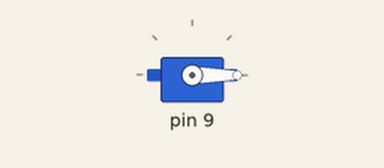
Bench run of a sketch on a simulated Arduino Uno, built with avr-gcc and run on an emulated ATmega328P. Parts: servo. Servo pulses on a pin are drawn as a servo (544–2400 µs = 0–180°).

Above: at 0.1 s.
At 1.3 s:
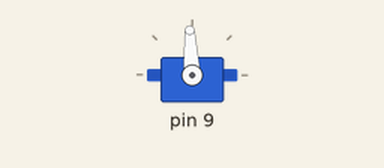
At 2.5 s:
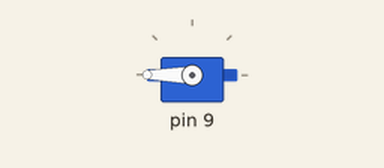
At 6.2 s:
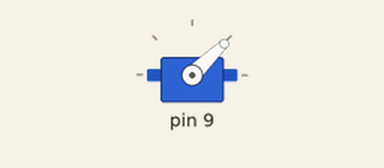
Timing chart, 0 to 7.7 s (numbered marks = the images above):
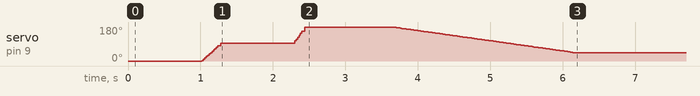

The sketch:

servoCtrl.ino
```cpp
extern "C" {
    #include <avr/io.h>
}

#include <Arduino.h>

const uint16_t SERVO_MIN_US = 500;
const uint16_t SERVO_MAX_US = 2500;
const uint16_t SERVO_MAX_ANGLE = 180;

volatile int current_angle = 0;

void servo_init() {
    DDRB |= (1 << PB1);

    TCCR1A = (1 << COM1A1) | (1 << WGM11);
    TCCR1B = (1 << WGM13)  | (1 << WGM12) | (1 << CS11);
    ICR1 = 40000;
}

void servo_write_pulse(int angle) {

    if (angle < 0) angle = 0;
    if (angle > SERVO_MAX_ANGLE) angle = SERVO_MAX_ANGLE;

    uint32_t range_us = SERVO_MAX_US - SERVO_MIN_US;

    uint16_t pulse_us =
        SERVO_MIN_US + (uint32_t)angle * range_us / SERVO_MAX_ANGLE;

    OCR1A = pulse_us * 2;
}

void servo_set_angle(int target_angle, uint16_t speed_ms) {

    if (target_angle < 0)  target_angle = 0;
    if (target_angle > SERVO_MAX_ANGLE) target_angle = SERVO_MAX_ANGLE;

    while (current_angle != target_angle) {

        if (current_angle < target_angle)
            current_angle++;
        else
            current_angle--;

        servo_write_pulse(current_angle);

        delay(speed_ms);
    }
}

void setup() {

    servo_init();

    servo_set_angle(1,   5);   // langsam
    delay(1000);

    servo_set_angle(90,  3);   // mittel
    delay(1000);

    servo_set_angle(180, 2);   // schnell
    delay(1000);

    servo_set_angle(45,  20);   // sehr weich
}

void loop() {
}
```

blink.cpp
```cpp
#include <avr/io.h>
#include <util/delay.h>

using namespace std;

int main ()
{
	DDRB |= (1<<PB5);

	while (1)
	{
		PORTB = 0xa0;
		_delay_ms (1000);

		PORTB = 0x00;
		_delay_ms (1000);
	}
}
/*#include <arduino>
int ledPin = 13;                 // LED connected to digital pin 13

void setup()
{
  pinMode(ledPin, OUTPUT);      // sets the digital pin as output
}

void loop()
{
  digitalWrite(ledPin, HIGH);   // sets the LED on
  delay(1000);                  // waits for a second
  digitalWrite(ledPin, LOW);    // sets the LED off
  delay(1000);                  // waits for a second
}
*/
```

uart.cpp
```cpp
void another_test_func ()
{}
```
